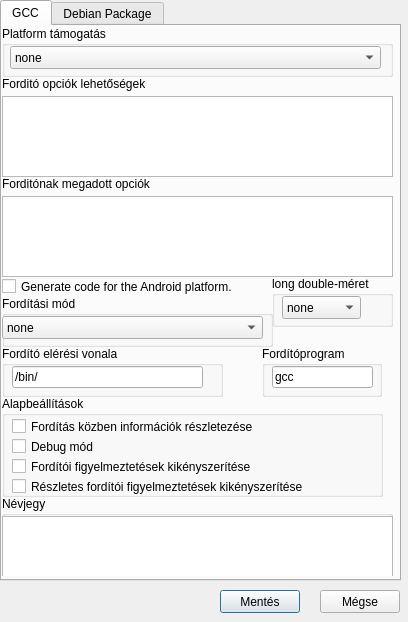
<?xml version="1.0" encoding="UTF-8"?>
<ui version="4.0">
 <class>Compiler</class>
 <widget class="QDialog" name="Compiler">
  <property name="geometry">
   <rect>
    <x>0</x>
    <y>0</y>
    <width>408</width>
    <height>622</height>
   </rect>
  </property>
  <property name="windowTitle">
   <string>Dialog</string>
  </property>
  <widget class="QPushButton" name="on_save_compiler_button">
   <property name="geometry">
    <rect>
     <x>220</x>
     <y>590</y>
     <width>80</width>
     <height>23</height>
    </rect>
   </property>
   <property name="text">
    <string>Mentés</string>
   </property>
  </widget>
  <widget class="QPushButton" name="cancelButton">
   <property name="geometry">
    <rect>
     <x>320</x>
     <y>590</y>
     <width>80</width>
     <height>23</height>
    </rect>
   </property>
   <property name="text">
    <string>Mégse</string>
   </property>
  </widget>
  <widget class="QTabWidget" name="tabWidget">
   <property name="geometry">
    <rect>
     <x>0</x>
     <y>0</y>
     <width>401</width>
     <height>581</height>
    </rect>
   </property>
   <property name="currentIndex">
    <number>0</number>
   </property>
   <widget class="QWidget" name="tab">
    <attribute name="title">
     <string>GCC</string>
    </attribute>
    <widget class="QLabel" name="label_2">
     <property name="geometry">
      <rect>
       <x>0</x>
       <y>50</y>
       <width>171</width>
       <height>16</height>
      </rect>
     </property>
     <property name="text">
      <string>Forditó opciók lehetőségek</string>
     </property>
    </widget>
    <widget class="QLabel" name="label_3">
     <property name="geometry">
      <rect>
       <x>0</x>
       <y>150</y>
       <width>171</width>
       <height>16</height>
      </rect>
     </property>
     <property name="text">
      <string>Forditónak megadott opciók</string>
     </property>
    </widget>
    <widget class="QListWidget" name="warnings_select">
     <property name="geometry">
      <rect>
       <x>0</x>
       <y>70</y>
       <width>391</width>
       <height>81</height>
      </rect>
     </property>
    </widget>
    <widget class="QListWidget" name="warnings_selected">
     <property name="geometry">
      <rect>
       <x>0</x>
       <y>170</y>
       <width>391</width>
       <height>81</height>
      </rect>
     </property>
    </widget>
    <widget class="QGroupBox" name="groupBox">
     <property name="geometry">
      <rect>
       <x>0</x>
       <y>320</y>
       <width>221</width>
       <height>51</height>
      </rect>
     </property>
     <property name="title">
      <string>Fordító elérési vonala</string>
     </property>
     <widget class="QLineEdit" name="compiler_path">
      <property name="geometry">
       <rect>
        <x>10</x>
        <y>20</y>
        <width>191</width>
        <height>22</height>
       </rect>
      </property>
      <property name="text">
       <string>/bin/</string>
      </property>
     </widget>
    </widget>
    <widget class="QGroupBox" name="groupBox_2">
     <property name="geometry">
      <rect>
       <x>260</x>
       <y>320</y>
       <width>120</width>
       <height>51</height>
      </rect>
     </property>
     <property name="title">
      <string>Fordítóprogram</string>
     </property>
     <widget class="QLineEdit" name="compiler_program">
      <property name="geometry">
       <rect>
        <x>10</x>
        <y>20</y>
        <width>101</width>
        <height>22</height>
       </rect>
      </property>
      <property name="text">
       <string>gcc</string>
      </property>
     </widget>
    </widget>
    <widget class="QGroupBox" name="groupBox_6">
     <property name="geometry">
      <rect>
       <x>0</x>
       <y>370</y>
       <width>381</width>
       <height>101</height>
      </rect>
     </property>
     <property name="title">
      <string>Alapbeállítások</string>
     </property>
     <widget class="QCheckBox" name="gcc_verbose_enable">
      <property name="geometry">
       <rect>
        <x>10</x>
        <y>20</y>
        <width>271</width>
        <height>21</height>
       </rect>
      </property>
      <property name="text">
       <string>Fordítás közben információk részletezése</string>
      </property>
     </widget>
     <widget class="QCheckBox" name="gcc_debug_enable">
      <property name="geometry">
       <rect>
        <x>10</x>
        <y>40</y>
        <width>131</width>
        <height>21</height>
       </rect>
      </property>
      <property name="text">
       <string>Debug mód</string>
      </property>
     </widget>
     <widget class="QCheckBox" name="gcc_all_warnings_enable">
      <property name="geometry">
       <rect>
        <x>10</x>
        <y>60</y>
        <width>271</width>
        <height>21</height>
       </rect>
      </property>
      <property name="text">
       <string>Fordítói figyelmeztetések kikényszerítése</string>
      </property>
     </widget>
     <widget class="QCheckBox" name="gcc_extra_warnings_enable">
      <property name="geometry">
       <rect>
        <x>10</x>
        <y>80</y>
        <width>331</width>
        <height>21</height>
       </rect>
      </property>
      <property name="text">
       <string>Részletes fordítói figyelmeztetések kikényszerítése</string>
      </property>
     </widget>
    </widget>
    <widget class="QGroupBox" name="groupBox_7">
     <property name="geometry">
      <rect>
       <x>0</x>
       <y>470</y>
       <width>391</width>
       <height>80</height>
      </rect>
     </property>
     <property name="title">
      <string>Névjegy</string>
     </property>
     <widget class="QTextEdit" name="gcc_about_data">
      <property name="geometry">
       <rect>
        <x>0</x>
        <y>20</y>
        <width>391</width>
        <height>61</height>
       </rect>
      </property>
     </widget>
    </widget>
    <widget class="QGroupBox" name="groupBox_3">
     <property name="geometry">
      <rect>
       <x>0</x>
       <y>0</y>
       <width>391</width>
       <height>51</height>
      </rect>
     </property>
     <property name="title">
      <string>Platform támogatás</string>
     </property>
     <widget class="QComboBox" name="supportlist">
      <property name="geometry">
       <rect>
        <x>8</x>
        <y>20</y>
        <width>371</width>
        <height>23</height>
       </rect>
      </property>
      <item>
       <property name="text">
        <string>none</string>
       </property>
      </item>
     </widget>
    </widget>
    <widget class="QGroupBox" name="groupBox_8">
     <property name="geometry">
      <rect>
       <x>270</x>
       <y>250</y>
       <width>121</width>
       <height>51</height>
      </rect>
     </property>
     <property name="title">
      <string>long double-méret</string>
     </property>
     <widget class="QComboBox" name="double_combo">
      <property name="geometry">
       <rect>
        <x>10</x>
        <y>20</y>
        <width>79</width>
        <height>23</height>
       </rect>
      </property>
      <item>
       <property name="text">
        <string>none</string>
       </property>
      </item>
     </widget>
    </widget>
    <widget class="QCheckBox" name="checkBox">
     <property name="geometry">
      <rect>
       <x>0</x>
       <y>250</y>
       <width>261</width>
       <height>21</height>
      </rect>
     </property>
     <property name="text">
      <string>Generate code for the Android platform.</string>
     </property>
    </widget>
    <widget class="QGroupBox" name="groupBox_9">
     <property name="geometry">
      <rect>
       <x>0</x>
       <y>270</y>
       <width>271</width>
       <height>51</height>
      </rect>
     </property>
     <property name="title">
      <string>Fordítási mód</string>
     </property>
     <widget class="QComboBox" name="compiler_mode">
      <property name="geometry">
       <rect>
        <x>0</x>
        <y>20</y>
        <width>261</width>
        <height>23</height>
       </rect>
      </property>
      <item>
       <property name="text">
        <string>none</string>
       </property>
      </item>
     </widget>
    </widget>
   </widget>
   <widget class="QWidget" name="tab_2">
    <attribute name="title">
     <string>Debian Package</string>
    </attribute>
    <widget class="QGroupBox" name="groupBox_4">
     <property name="geometry">
      <rect>
       <x>10</x>
       <y>0</y>
       <width>381</width>
       <height>80</height>
      </rect>
     </property>
     <property name="title">
      <string>Debian csomagolás</string>
     </property>
     <widget class="QCheckBox" name="deb_dpkg_debug_enable">
      <property name="geometry">
       <rect>
        <x>150</x>
        <y>20</y>
        <width>231</width>
        <height>21</height>
       </rect>
      </property>
      <property name="text">
       <string>Debug információk megjelenítése</string>
      </property>
     </widget>
     <widget class="QCheckBox" name="deb_dpkg_verbose_enable">
      <property name="geometry">
       <rect>
        <x>150</x>
        <y>40</y>
        <width>231</width>
        <height>21</height>
       </rect>
      </property>
      <property name="text">
       <string>Információk részletezése</string>
      </property>
     </widget>
    </widget>
    <widget class="QGroupBox" name="groupBox_5">
     <property name="geometry">
      <rect>
       <x>10</x>
       <y>90</y>
       <width>381</width>
       <height>221</height>
      </rect>
     </property>
     <property name="title">
      <string>Névjegy</string>
     </property>
     <widget class="QTextEdit" name="debdpkg_about_data">
      <property name="geometry">
       <rect>
        <x>0</x>
        <y>20</y>
        <width>371</width>
        <height>181</height>
       </rect>
      </property>
     </widget>
    </widget>
   </widget>
  </widget>
 </widget>
 <resources/>
 <connections/>
</ui>
